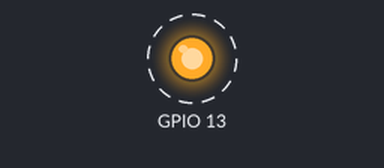
The sketch below on a simulated ESP32. Parts: output pins drawn as LEDs (lit = HIGH). Dashed ring = blinking. What the sketch prints to the serial monitor is not drawn.

Above: at 1.2 s.
Timing chart, 0 to 4.0 s (numbered marks = the images above):
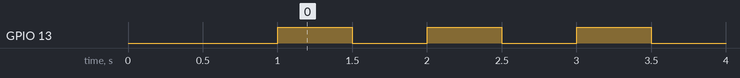

The sketch:

test_blink.ino
```cpp
/*
 * Basic Blink Test - Minimal Code
 * Tests if ESP32 can boot and run simple code
 */

void setup() {
  Serial.begin(115200);
  delay(1000);
  Serial.println("\n\nBOOT SUCCESSFUL\n");
  pinMode(13, OUTPUT);
}

void loop() {
  digitalWrite(13, HIGH);
  Serial.println("LED ON");
  delay(500);
  digitalWrite(13, LOW);
  Serial.println("LED OFF");
  delay(500);
}
```

Measured:
- by itself, GPIO 13: alternates HIGH for 0.50 s and LOW for 0.50 s
